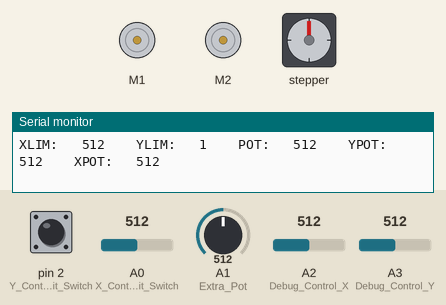
This sketch was run on a simulated Arduino Uno, built with avr-gcc and run on an emulated ATmega328P. On the bench: 2 × DC motor (green arrow = forward, orange = backward, longer = faster), stepper motor, the last lines printed to the serial monitor. The inputs (shaded band) are chosen by the test bench; at power-on: A2 (Debug_Control_X) = 512, A1 (Extra_Pot) = 512, A3 (Debug_Control_Y) = 512, pin 2 (Y_Control_Limit_Switch) HIGH, A0 (X_Control_Limit_Switch) = 512. Stepper angles assume 200 steps per turn.

Above: at 1.2 s.
1.3 s: A2 (Debug_Control_X) set to 775
At 1.48 s:
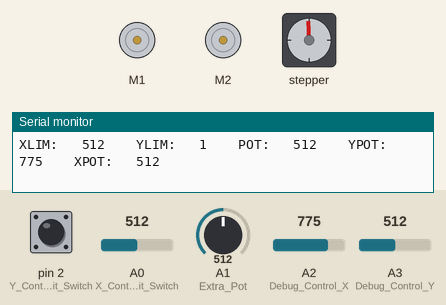
4.3 s: A1 (Extra_Pot) set to 716
At 4.52 s:
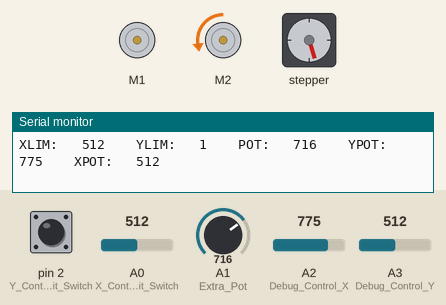
7.3 s: A3 (Debug_Control_Y) set to 716
At 7.56 s:
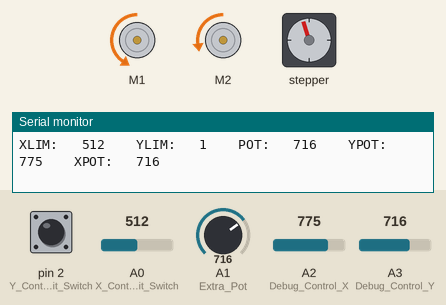
10.3 s: A1 (Extra_Pot) set to 775
At 10.6 s:
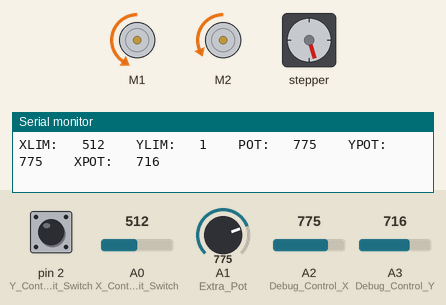
13.3 s: A3 (Debug_Control_Y) set to 775
At 13.94 s:
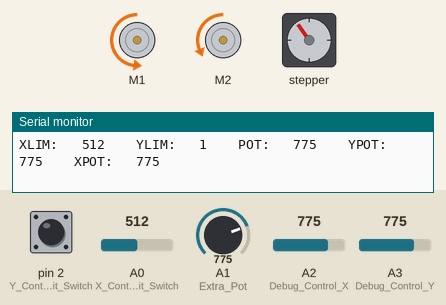
16.3 s: A1 (Extra_Pot) set to 992
At 16.68 s:
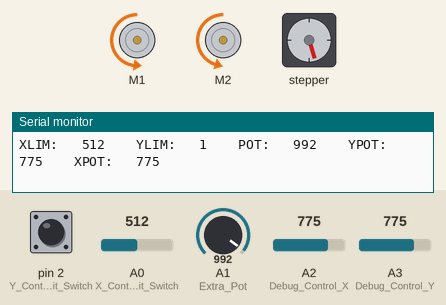
Timing chart, 0 to 22.2 s (numbered marks = the images above; inputs shaded):
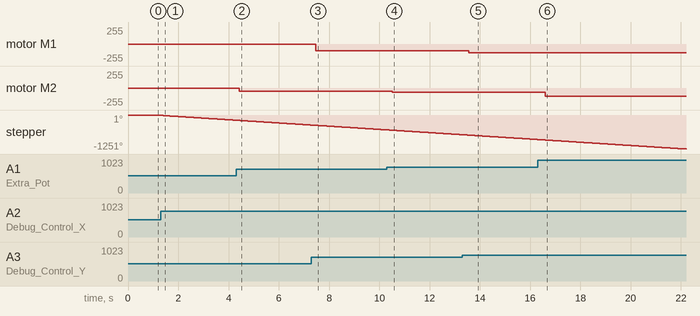

Measured:
- after the input at 1.3 s, stepper: keeps turning counter-clockwise at about 65°/s, starting at once
- after the input at 4.3 s, motor M2: stopped → backward 51/255 after 0.13 s
- after the input at 7.3 s, motor M1: stopped → backward 102/255 after 0.17 s
- after the input at 10.3 s, motor M2: backward 51/255 → backward 65/255 after 0.21 s
- after the input at 13.3 s, motor M1: backward 102/255 → backward 131/255 after 0.25 s
- after the input at 16.3 s, motor M2: backward 65/255 → backward 120/255 after 0.29 s

The sketch:

DrawBot_Inputs.ino
```cpp
/*
Preliminary draw bot sketch - Etch-A-Sketch type functionality
James Hosken
July 2018
*/

#include <Wire.h>
#include <Adafruit_MotorShield.h>

// Create the motor shield object with the default I2C address
Adafruit_MotorShield AFMS = Adafruit_MotorShield();
// Or, create it with a different I2C address (say for stacking)
// Adafruit_MotorShield AFMS = Adafruit_MotorShield(0x61);

// Select which 'port' M1, M2, M3 or M4. In this case, M1
Adafruit_DCMotor *xControl = AFMS.getMotor(1);
Adafruit_DCMotor *zControl = AFMS.getMotor(2);
Adafruit_StepperMotor *yControl = AFMS.getStepper(200, 2);


void setup() {
  Serial.begin(9600);           // set up Serial library at 9600 bps
  Serial.println("Starting");

  AFMS.begin();  // create with the default frequency 1.6KHz
  //AFMS.begin(1000);  // OR with a different frequency, say 1KHz
  Serial.println("MOTOR INIT");
  // Set the speed to start, from 0 (off) to 255 (max speed)
  xControl->setSpeed(100);
  yControl->setSpeed(60);
  zControl->setSpeed(20);
  Serial.println("All Speed Set");
  xControl->run(RELEASE);
  zControl->run(RELEASE);

  pinMode(A0, INPUT);       // X Control Limit Switch
  pinMode(2, INPUT_PULLUP); //Y Control Limit Switch

  pinMode(A1, INPUT);       //Extra Pot
  pinMode(A2, INPUT);       //Debug Control X
  pinMode(A3, INPUT);       //Debug Control Y
}

void loop() {
  read_inputs();
  //home_axes(); //Todo: create home axes function

  int xVal = analogRead(A3)/2;
  if(xVal < 256){
    xControl ->run(FORWARD);
    xControl ->setSpeed(256 - xVal);
  }else{
    xControl ->run(BACKWARD);
    xControl -> setSpeed(xVal - 256);
  }

  int yVal = analogRead(A2);
  if(yVal < 265){
    yControl ->step(10, FORWARD, SINGLE);
    yControl ->setSpeed((256 - yVal));
  }else if(yVal > 765){
    yControl -> step(10, BACKWARD, SINGLE);
    yControl -> setSpeed((yVal - 765));
  }else{
    yControl ->release();
  }

  int zVal = analogRead(A1)/2;
  if(zVal < 256){
    zControl ->run(FORWARD);
    zControl ->setSpeed((256 - zVal)/2);
  }else{
    zControl ->run(BACKWARD);
    zControl -> setSpeed((zVal - 256)/2);
  }
}

void home_axes(){
  // Do Nothing
}

void read_inputs(){

  Serial.print("XLIM: \t");
  Serial.print(analogRead(A0));

  Serial.print("\t\tYLIM: \t");
  Serial.print(digitalRead(2));

  Serial.print("\t\tPOT: \t");
  Serial.print(analogRead(A1));

  Serial.print("\t\tYPOT: \t");
  Serial.print(analogRead(A2));

  Serial.print("\t\tXPOT: \t");
  Serial.println(analogRead(A3));

}
```
